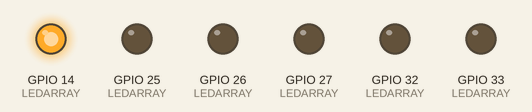
Simulated run of this sketch. Board: ESP32. Parts: output pins drawn as LEDs (lit = HIGH).

Above: at 0.07 s.
At 0.52 s:
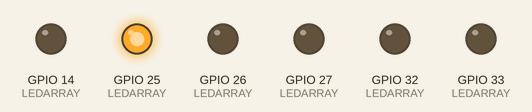
At 0.67 s:
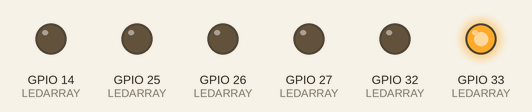
At 1.27 s:
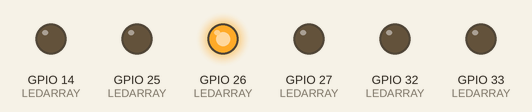
At 2.02 s:
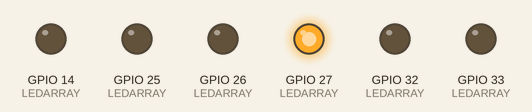
At 2.62 s:
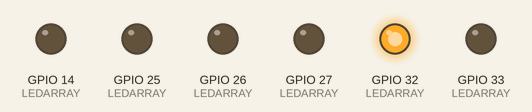
Timing chart, 0 to 3.0 s (numbered marks = the images above):
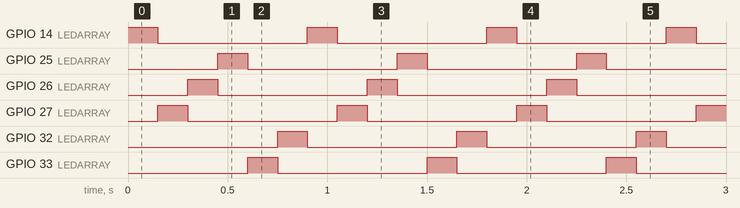

Measured:
- by itself, GPIO 14 (LEDARRAY), GPIO 25 (LEDARRAY), GPIO 26 (LEDARRAY), GPIO 27 (LEDARRAY), GPIO 32 (LEDARRAY), GPIO 33 (LEDARRAY): alternates HIGH for 0.15 s and LOW for 0.75 s
- by itself, everything shown: repeats every 0.90 s, in 6 steps

The sketch:

LED_FORWARD_CHASER.ino
```cpp
/*
  LED Forward Chaser Program
  This program sequentially turns on and off LEDs connected to
  digital pins 14, 27, 26, 25, 33, and 32 of an ESP32 microcontroller.
  Each LED turns on for 150 milliseconds, then turns off before
  the next LED in the sequence is turned on.
  Pin assignments:
    Pin 14: LED 1
    Pin 27: LED 2
    Pin 26: LED 3
    Pin 25: LED 4
    Pin 33: LED 5
    Pin 32: LED 6
  The LEDs create a chaser effect, where each LED lights up
  in sequence, creating a smooth running pattern.
  Created: October 2024
  Org: INVOOTECHNICA GLOBAL PVT. LTD.                            */

#define LED1  14
#define LED2  27
#define LED3  26
#define LED4  25
#define LED5  33
#define LED6  32

int LEDARRAY[] = { LED1, LED2, LED3, LED4, LED5, LED6 };

void setup ( ) {
  for ( int i = 0; i < 6; i++ ) {
    pinMode ( LEDARRAY[i], OUTPUT );
  }
}

void loop ( ) {
  for ( int i = 0; i < 6; i++ ) {
    digitalWrite ( LEDARRAY[i], HIGH );
    delay ( 150 );
    digitalWrite ( LEDARRAY[i], LOW );
  }
}
```
